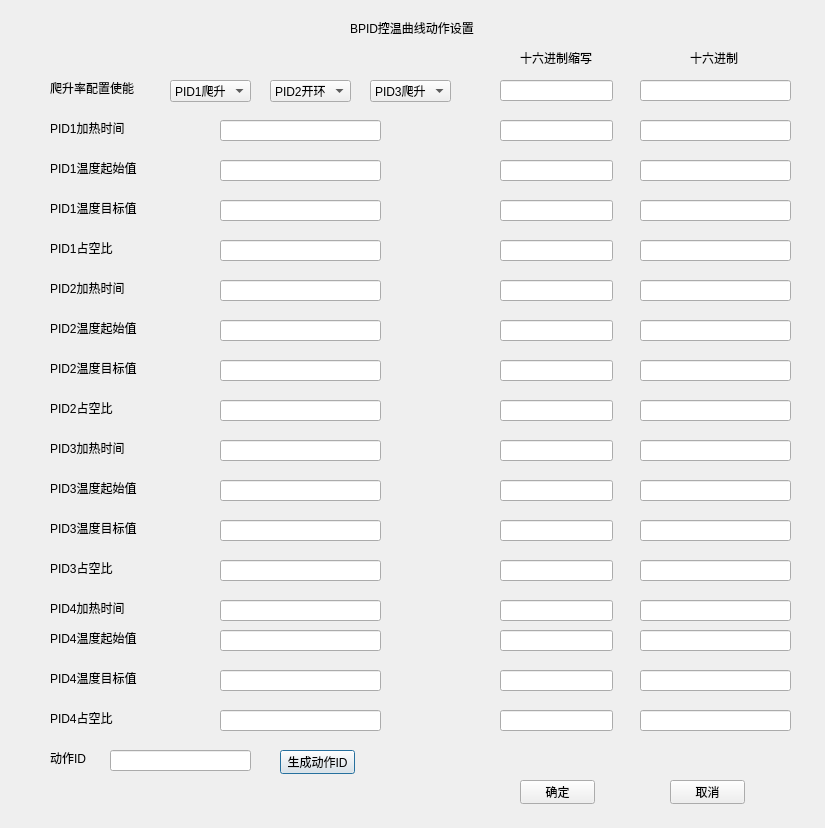
<?xml version="1.0" encoding="UTF-8"?>
<ui version="4.0">
 <class>PIDTemperatureControl</class>
 <widget class="QDialog" name="PIDTemperatureControl">
  <property name="geometry">
   <rect>
    <x>0</x>
    <y>0</y>
    <width>825</width>
    <height>828</height>
   </rect>
  </property>
  <property name="windowTitle">
   <string>Dialog</string>
  </property>
  <widget class="QLabel" name="label">
   <property name="geometry">
    <rect>
     <x>350</x>
     <y>20</y>
     <width>131</width>
     <height>16</height>
    </rect>
   </property>
   <property name="text">
    <string>BPID控温曲线动作设置</string>
   </property>
  </widget>
  <widget class="QLabel" name="label_2">
   <property name="geometry">
    <rect>
     <x>50</x>
     <y>80</y>
     <width>91</width>
     <height>16</height>
    </rect>
   </property>
   <property name="text">
    <string>爬升率配置使能</string>
   </property>
  </widget>
  <widget class="QComboBox" name="comboBox">
   <property name="geometry">
    <rect>
     <x>170</x>
     <y>80</y>
     <width>81</width>
     <height>22</height>
    </rect>
   </property>
   <item>
    <property name="text">
     <string>PID1爬升</string>
    </property>
   </item>
   <item>
    <property name="text">
     <string>PID1开环</string>
    </property>
   </item>
   <item>
    <property name="text">
     <string>PID1关闭</string>
    </property>
   </item>
   <item>
    <property name="text">
     <string>PID1不选</string>
    </property>
   </item>
  </widget>
  <widget class="QComboBox" name="comboBox_2">
   <property name="geometry">
    <rect>
     <x>270</x>
     <y>80</y>
     <width>81</width>
     <height>22</height>
    </rect>
   </property>
   <item>
    <property name="text">
     <string>PID2开环</string>
    </property>
   </item>
   <item>
    <property name="text">
     <string>PID2关闭</string>
    </property>
   </item>
   <item>
    <property name="text">
     <string>PID2不选</string>
    </property>
   </item>
   <item>
    <property name="text">
     <string>PID2降温</string>
    </property>
   </item>
  </widget>
  <widget class="QComboBox" name="comboBox_3">
   <property name="geometry">
    <rect>
     <x>370</x>
     <y>80</y>
     <width>81</width>
     <height>22</height>
    </rect>
   </property>
   <item>
    <property name="text">
     <string>PID3爬升</string>
    </property>
   </item>
   <item>
    <property name="text">
     <string>PID3开环</string>
    </property>
   </item>
   <item>
    <property name="text">
     <string>PID3关闭</string>
    </property>
   </item>
   <item>
    <property name="text">
     <string>PID3不选</string>
    </property>
   </item>
  </widget>
  <widget class="QLabel" name="label_3">
   <property name="geometry">
    <rect>
     <x>50</x>
     <y>120</y>
     <width>81</width>
     <height>16</height>
    </rect>
   </property>
   <property name="text">
    <string>PID1加热时间</string>
   </property>
  </widget>
  <widget class="QLineEdit" name="lineEdit">
   <property name="geometry">
    <rect>
     <x>220</x>
     <y>120</y>
     <width>161</width>
     <height>21</height>
    </rect>
   </property>
  </widget>
  <widget class="QLineEdit" name="lineEdit_2">
   <property name="geometry">
    <rect>
     <x>220</x>
     <y>160</y>
     <width>161</width>
     <height>21</height>
    </rect>
   </property>
  </widget>
  <widget class="QLabel" name="label_4">
   <property name="geometry">
    <rect>
     <x>50</x>
     <y>160</y>
     <width>91</width>
     <height>16</height>
    </rect>
   </property>
   <property name="text">
    <string>PID1温度起始值</string>
   </property>
  </widget>
  <widget class="QLineEdit" name="lineEdit_3">
   <property name="geometry">
    <rect>
     <x>220</x>
     <y>200</y>
     <width>161</width>
     <height>21</height>
    </rect>
   </property>
  </widget>
  <widget class="QLabel" name="label_5">
   <property name="geometry">
    <rect>
     <x>50</x>
     <y>200</y>
     <width>91</width>
     <height>16</height>
    </rect>
   </property>
   <property name="text">
    <string>PID1温度目标值</string>
   </property>
  </widget>
  <widget class="QLineEdit" name="lineEdit_4">
   <property name="geometry">
    <rect>
     <x>220</x>
     <y>240</y>
     <width>161</width>
     <height>21</height>
    </rect>
   </property>
  </widget>
  <widget class="QLabel" name="label_6">
   <property name="geometry">
    <rect>
     <x>50</x>
     <y>240</y>
     <width>81</width>
     <height>16</height>
    </rect>
   </property>
   <property name="text">
    <string>PID1占空比</string>
   </property>
  </widget>
  <widget class="QLineEdit" name="lineEdit_5">
   <property name="geometry">
    <rect>
     <x>220</x>
     <y>280</y>
     <width>161</width>
     <height>21</height>
    </rect>
   </property>
  </widget>
  <widget class="QLabel" name="label_7">
   <property name="geometry">
    <rect>
     <x>50</x>
     <y>280</y>
     <width>81</width>
     <height>16</height>
    </rect>
   </property>
   <property name="text">
    <string>PID2加热时间</string>
   </property>
  </widget>
  <widget class="QLineEdit" name="lineEdit_6">
   <property name="geometry">
    <rect>
     <x>220</x>
     <y>320</y>
     <width>161</width>
     <height>21</height>
    </rect>
   </property>
  </widget>
  <widget class="QLabel" name="label_8">
   <property name="geometry">
    <rect>
     <x>50</x>
     <y>320</y>
     <width>91</width>
     <height>16</height>
    </rect>
   </property>
   <property name="text">
    <string>PID2温度起始值</string>
   </property>
  </widget>
  <widget class="QLineEdit" name="lineEdit_7">
   <property name="geometry">
    <rect>
     <x>220</x>
     <y>360</y>
     <width>161</width>
     <height>21</height>
    </rect>
   </property>
  </widget>
  <widget class="QLabel" name="label_9">
   <property name="geometry">
    <rect>
     <x>50</x>
     <y>360</y>
     <width>91</width>
     <height>16</height>
    </rect>
   </property>
   <property name="text">
    <string>PID2温度目标值</string>
   </property>
  </widget>
  <widget class="QLineEdit" name="lineEdit_8">
   <property name="geometry">
    <rect>
     <x>220</x>
     <y>400</y>
     <width>161</width>
     <height>21</height>
    </rect>
   </property>
  </widget>
  <widget class="QLabel" name="label_10">
   <property name="geometry">
    <rect>
     <x>50</x>
     <y>400</y>
     <width>81</width>
     <height>16</height>
    </rect>
   </property>
   <property name="text">
    <string>PID2占空比</string>
   </property>
  </widget>
  <widget class="QLabel" name="label_11">
   <property name="geometry">
    <rect>
     <x>50</x>
     <y>440</y>
     <width>81</width>
     <height>16</height>
    </rect>
   </property>
   <property name="text">
    <string>PID3加热时间</string>
   </property>
  </widget>
  <widget class="QLabel" name="label_12">
   <property name="geometry">
    <rect>
     <x>50</x>
     <y>520</y>
     <width>91</width>
     <height>16</height>
    </rect>
   </property>
   <property name="text">
    <string>PID3温度目标值</string>
   </property>
  </widget>
  <widget class="QLineEdit" name="lineEdit_9">
   <property name="geometry">
    <rect>
     <x>220</x>
     <y>520</y>
     <width>161</width>
     <height>21</height>
    </rect>
   </property>
  </widget>
  <widget class="QLineEdit" name="lineEdit_10">
   <property name="geometry">
    <rect>
     <x>220</x>
     <y>560</y>
     <width>161</width>
     <height>21</height>
    </rect>
   </property>
  </widget>
  <widget class="QLabel" name="label_13">
   <property name="geometry">
    <rect>
     <x>50</x>
     <y>560</y>
     <width>81</width>
     <height>16</height>
    </rect>
   </property>
   <property name="text">
    <string>PID3占空比</string>
   </property>
  </widget>
  <widget class="QLabel" name="label_14">
   <property name="geometry">
    <rect>
     <x>50</x>
     <y>480</y>
     <width>91</width>
     <height>16</height>
    </rect>
   </property>
   <property name="text">
    <string>PID3温度起始值</string>
   </property>
  </widget>
  <widget class="QLineEdit" name="lineEdit_11">
   <property name="geometry">
    <rect>
     <x>220</x>
     <y>480</y>
     <width>161</width>
     <height>21</height>
    </rect>
   </property>
  </widget>
  <widget class="QLineEdit" name="lineEdit_12">
   <property name="geometry">
    <rect>
     <x>220</x>
     <y>440</y>
     <width>161</width>
     <height>21</height>
    </rect>
   </property>
  </widget>
  <widget class="QLabel" name="label_15">
   <property name="geometry">
    <rect>
     <x>50</x>
     <y>600</y>
     <width>81</width>
     <height>16</height>
    </rect>
   </property>
   <property name="text">
    <string>PID4加热时间</string>
   </property>
  </widget>
  <widget class="QLabel" name="label_16">
   <property name="geometry">
    <rect>
     <x>50</x>
     <y>670</y>
     <width>91</width>
     <height>16</height>
    </rect>
   </property>
   <property name="text">
    <string>PID4温度目标值</string>
   </property>
  </widget>
  <widget class="QLineEdit" name="lineEdit_13">
   <property name="geometry">
    <rect>
     <x>220</x>
     <y>670</y>
     <width>161</width>
     <height>21</height>
    </rect>
   </property>
  </widget>
  <widget class="QLineEdit" name="lineEdit_14">
   <property name="geometry">
    <rect>
     <x>220</x>
     <y>710</y>
     <width>161</width>
     <height>21</height>
    </rect>
   </property>
  </widget>
  <widget class="QLabel" name="label_17">
   <property name="geometry">
    <rect>
     <x>50</x>
     <y>710</y>
     <width>81</width>
     <height>16</height>
    </rect>
   </property>
   <property name="text">
    <string>PID4占空比</string>
   </property>
  </widget>
  <widget class="QLabel" name="label_18">
   <property name="geometry">
    <rect>
     <x>50</x>
     <y>630</y>
     <width>91</width>
     <height>16</height>
    </rect>
   </property>
   <property name="text">
    <string>PID4温度起始值</string>
   </property>
  </widget>
  <widget class="QLineEdit" name="lineEdit_15">
   <property name="geometry">
    <rect>
     <x>220</x>
     <y>630</y>
     <width>161</width>
     <height>21</height>
    </rect>
   </property>
  </widget>
  <widget class="QLineEdit" name="lineEdit_16">
   <property name="geometry">
    <rect>
     <x>220</x>
     <y>600</y>
     <width>161</width>
     <height>21</height>
    </rect>
   </property>
  </widget>
  <widget class="QLabel" name="label_19">
   <property name="geometry">
    <rect>
     <x>520</x>
     <y>50</y>
     <width>81</width>
     <height>16</height>
    </rect>
   </property>
   <property name="text">
    <string>十六进制缩写</string>
   </property>
  </widget>
  <widget class="QLabel" name="label_20">
   <property name="geometry">
    <rect>
     <x>690</x>
     <y>50</y>
     <width>51</width>
     <height>16</height>
    </rect>
   </property>
   <property name="text">
    <string>十六进制</string>
   </property>
  </widget>
  <widget class="QLineEdit" name="lineEdit_17">
   <property name="geometry">
    <rect>
     <x>500</x>
     <y>80</y>
     <width>113</width>
     <height>21</height>
    </rect>
   </property>
   <property name="readOnly">
    <bool>true</bool>
   </property>
  </widget>
  <widget class="QLineEdit" name="lineEdit_18">
   <property name="geometry">
    <rect>
     <x>640</x>
     <y>80</y>
     <width>151</width>
     <height>21</height>
    </rect>
   </property>
   <property name="readOnly">
    <bool>true</bool>
   </property>
  </widget>
  <widget class="QLineEdit" name="lineEdit_19">
   <property name="geometry">
    <rect>
     <x>500</x>
     <y>120</y>
     <width>113</width>
     <height>21</height>
    </rect>
   </property>
   <property name="readOnly">
    <bool>true</bool>
   </property>
  </widget>
  <widget class="QLineEdit" name="lineEdit_20">
   <property name="geometry">
    <rect>
     <x>640</x>
     <y>120</y>
     <width>151</width>
     <height>21</height>
    </rect>
   </property>
   <property name="readOnly">
    <bool>true</bool>
   </property>
  </widget>
  <widget class="QLineEdit" name="lineEdit_21">
   <property name="geometry">
    <rect>
     <x>500</x>
     <y>160</y>
     <width>113</width>
     <height>21</height>
    </rect>
   </property>
   <property name="readOnly">
    <bool>true</bool>
   </property>
  </widget>
  <widget class="QLineEdit" name="lineEdit_22">
   <property name="geometry">
    <rect>
     <x>640</x>
     <y>160</y>
     <width>151</width>
     <height>21</height>
    </rect>
   </property>
   <property name="readOnly">
    <bool>true</bool>
   </property>
  </widget>
  <widget class="QLineEdit" name="lineEdit_23">
   <property name="geometry">
    <rect>
     <x>500</x>
     <y>200</y>
     <width>113</width>
     <height>21</height>
    </rect>
   </property>
   <property name="readOnly">
    <bool>true</bool>
   </property>
  </widget>
  <widget class="QLineEdit" name="lineEdit_24">
   <property name="geometry">
    <rect>
     <x>640</x>
     <y>200</y>
     <width>151</width>
     <height>21</height>
    </rect>
   </property>
   <property name="readOnly">
    <bool>true</bool>
   </property>
  </widget>
  <widget class="QLineEdit" name="lineEdit_25">
   <property name="geometry">
    <rect>
     <x>500</x>
     <y>240</y>
     <width>113</width>
     <height>21</height>
    </rect>
   </property>
   <property name="readOnly">
    <bool>true</bool>
   </property>
  </widget>
  <widget class="QLineEdit" name="lineEdit_26">
   <property name="geometry">
    <rect>
     <x>640</x>
     <y>240</y>
     <width>151</width>
     <height>21</height>
    </rect>
   </property>
   <property name="readOnly">
    <bool>true</bool>
   </property>
  </widget>
  <widget class="QLineEdit" name="lineEdit_27">
   <property name="geometry">
    <rect>
     <x>500</x>
     <y>280</y>
     <width>113</width>
     <height>21</height>
    </rect>
   </property>
   <property name="readOnly">
    <bool>true</bool>
   </property>
  </widget>
  <widget class="QLineEdit" name="lineEdit_28">
   <property name="geometry">
    <rect>
     <x>640</x>
     <y>280</y>
     <width>151</width>
     <height>21</height>
    </rect>
   </property>
   <property name="readOnly">
    <bool>true</bool>
   </property>
  </widget>
  <widget class="QLineEdit" name="lineEdit_29">
   <property name="geometry">
    <rect>
     <x>500</x>
     <y>320</y>
     <width>113</width>
     <height>21</height>
    </rect>
   </property>
   <property name="readOnly">
    <bool>true</bool>
   </property>
  </widget>
  <widget class="QLineEdit" name="lineEdit_30">
   <property name="geometry">
    <rect>
     <x>640</x>
     <y>320</y>
     <width>151</width>
     <height>21</height>
    </rect>
   </property>
   <property name="readOnly">
    <bool>true</bool>
   </property>
  </widget>
  <widget class="QLineEdit" name="lineEdit_31">
   <property name="geometry">
    <rect>
     <x>500</x>
     <y>360</y>
     <width>113</width>
     <height>21</height>
    </rect>
   </property>
   <property name="readOnly">
    <bool>true</bool>
   </property>
  </widget>
  <widget class="QLineEdit" name="lineEdit_32">
   <property name="geometry">
    <rect>
     <x>640</x>
     <y>360</y>
     <width>151</width>
     <height>21</height>
    </rect>
   </property>
   <property name="readOnly">
    <bool>true</bool>
   </property>
  </widget>
  <widget class="QLineEdit" name="lineEdit_33">
   <property name="geometry">
    <rect>
     <x>500</x>
     <y>400</y>
     <width>113</width>
     <height>21</height>
    </rect>
   </property>
   <property name="readOnly">
    <bool>true</bool>
   </property>
  </widget>
  <widget class="QLineEdit" name="lineEdit_34">
   <property name="geometry">
    <rect>
     <x>640</x>
     <y>400</y>
     <width>151</width>
     <height>21</height>
    </rect>
   </property>
   <property name="readOnly">
    <bool>true</bool>
   </property>
  </widget>
  <widget class="QLineEdit" name="lineEdit_35">
   <property name="geometry">
    <rect>
     <x>500</x>
     <y>440</y>
     <width>113</width>
     <height>21</height>
    </rect>
   </property>
   <property name="readOnly">
    <bool>true</bool>
   </property>
  </widget>
  <widget class="QLineEdit" name="lineEdit_36">
   <property name="geometry">
    <rect>
     <x>640</x>
     <y>440</y>
     <width>151</width>
     <height>21</height>
    </rect>
   </property>
   <property name="readOnly">
    <bool>true</bool>
   </property>
  </widget>
  <widget class="QLineEdit" name="lineEdit_37">
   <property name="geometry">
    <rect>
     <x>500</x>
     <y>480</y>
     <width>113</width>
     <height>21</height>
    </rect>
   </property>
   <property name="readOnly">
    <bool>true</bool>
   </property>
  </widget>
  <widget class="QLineEdit" name="lineEdit_38">
   <property name="geometry">
    <rect>
     <x>640</x>
     <y>480</y>
     <width>151</width>
     <height>21</height>
    </rect>
   </property>
   <property name="readOnly">
    <bool>true</bool>
   </property>
  </widget>
  <widget class="QLineEdit" name="lineEdit_39">
   <property name="geometry">
    <rect>
     <x>500</x>
     <y>520</y>
     <width>113</width>
     <height>21</height>
    </rect>
   </property>
   <property name="readOnly">
    <bool>true</bool>
   </property>
  </widget>
  <widget class="QLineEdit" name="lineEdit_40">
   <property name="geometry">
    <rect>
     <x>640</x>
     <y>520</y>
     <width>151</width>
     <height>21</height>
    </rect>
   </property>
   <property name="readOnly">
    <bool>true</bool>
   </property>
  </widget>
  <widget class="QLineEdit" name="lineEdit_41">
   <property name="geometry">
    <rect>
     <x>500</x>
     <y>560</y>
     <width>113</width>
     <height>21</height>
    </rect>
   </property>
   <property name="readOnly">
    <bool>true</bool>
   </property>
  </widget>
  <widget class="QLineEdit" name="lineEdit_42">
   <property name="geometry">
    <rect>
     <x>640</x>
     <y>560</y>
     <width>151</width>
     <height>21</height>
    </rect>
   </property>
   <property name="readOnly">
    <bool>true</bool>
   </property>
  </widget>
  <widget class="QLineEdit" name="lineEdit_43">
   <property name="geometry">
    <rect>
     <x>500</x>
     <y>600</y>
     <width>113</width>
     <height>21</height>
    </rect>
   </property>
   <property name="readOnly">
    <bool>true</bool>
   </property>
  </widget>
  <widget class="QLineEdit" name="lineEdit_44">
   <property name="geometry">
    <rect>
     <x>640</x>
     <y>600</y>
     <width>151</width>
     <height>21</height>
    </rect>
   </property>
   <property name="readOnly">
    <bool>true</bool>
   </property>
  </widget>
  <widget class="QLineEdit" name="lineEdit_45">
   <property name="geometry">
    <rect>
     <x>500</x>
     <y>630</y>
     <width>113</width>
     <height>21</height>
    </rect>
   </property>
   <property name="readOnly">
    <bool>true</bool>
   </property>
  </widget>
  <widget class="QLineEdit" name="lineEdit_46">
   <property name="geometry">
    <rect>
     <x>640</x>
     <y>630</y>
     <width>151</width>
     <height>21</height>
    </rect>
   </property>
   <property name="readOnly">
    <bool>true</bool>
   </property>
  </widget>
  <widget class="QLineEdit" name="lineEdit_47">
   <property name="geometry">
    <rect>
     <x>500</x>
     <y>670</y>
     <width>113</width>
     <height>21</height>
    </rect>
   </property>
   <property name="readOnly">
    <bool>true</bool>
   </property>
  </widget>
  <widget class="QLineEdit" name="lineEdit_48">
   <property name="geometry">
    <rect>
     <x>640</x>
     <y>670</y>
     <width>151</width>
     <height>21</height>
    </rect>
   </property>
   <property name="readOnly">
    <bool>true</bool>
   </property>
  </widget>
  <widget class="QLineEdit" name="lineEdit_49">
   <property name="geometry">
    <rect>
     <x>500</x>
     <y>710</y>
     <width>113</width>
     <height>21</height>
    </rect>
   </property>
   <property name="readOnly">
    <bool>true</bool>
   </property>
  </widget>
  <widget class="QLineEdit" name="lineEdit_50">
   <property name="geometry">
    <rect>
     <x>640</x>
     <y>710</y>
     <width>151</width>
     <height>21</height>
    </rect>
   </property>
   <property name="readOnly">
    <bool>true</bool>
   </property>
  </widget>
  <widget class="QLabel" name="label_21">
   <property name="geometry">
    <rect>
     <x>50</x>
     <y>750</y>
     <width>41</width>
     <height>16</height>
    </rect>
   </property>
   <property name="text">
    <string>动作ID</string>
   </property>
  </widget>
  <widget class="QLineEdit" name="lineEdit_51">
   <property name="geometry">
    <rect>
     <x>110</x>
     <y>750</y>
     <width>141</width>
     <height>21</height>
    </rect>
   </property>
  </widget>
  <widget class="QPushButton" name="pushButton">
   <property name="geometry">
    <rect>
     <x>280</x>
     <y>750</y>
     <width>75</width>
     <height>24</height>
    </rect>
   </property>
   <property name="text">
    <string>生成动作ID</string>
   </property>
  </widget>
  <widget class="QPushButton" name="pushButton_2">
   <property name="geometry">
    <rect>
     <x>520</x>
     <y>780</y>
     <width>75</width>
     <height>24</height>
    </rect>
   </property>
   <property name="text">
    <string>确定</string>
   </property>
  </widget>
  <widget class="QPushButton" name="pushButton_3">
   <property name="geometry">
    <rect>
     <x>670</x>
     <y>780</y>
     <width>75</width>
     <height>24</height>
    </rect>
   </property>
   <property name="text">
    <string>取消</string>
   </property>
  </widget>
 </widget>
 <resources/>
 <connections/>
</ui>
